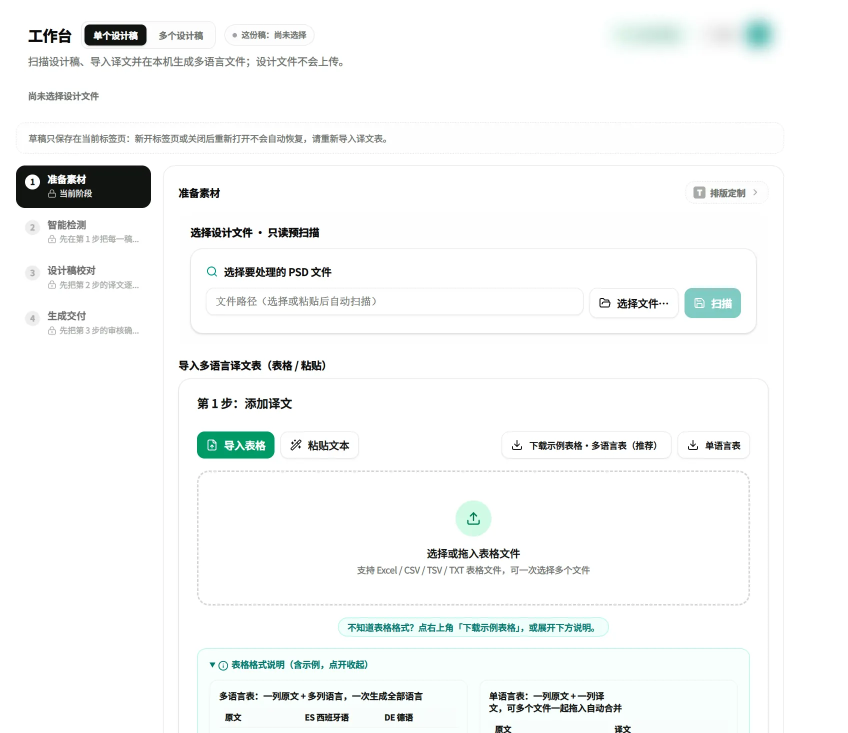
#> input picture 运营/tuyigf-v12-complete-package/图译工坊-V12/assets/01-prepare.webp, 1695 x 1466 px, given in place of image.png, which was not available (shown at 1/2 size)
$ python prepare_assets.py
#> lines starting #> are read from the running program, lines starting #| are printed output that depends on the picture
from PIL import Image, ImageFilter, ImageDraw
from pathlib import Path
import shutil
base=Path('/mnt/data/tuyigf-v12')
assets=base/'assets'; assets.mkdir(exist_ok=True)
files=[Path('/mnt/data/image.png'), *(base/'source'/f'image{n}.png' for n in ['', '_2','_3','_4','_5'])]
labels=['01-prepare','02-typography','03-inspection','04-reconcile','05-delivery','06-batch']
# Boxes that contain account balances, internal domains, workstation paths and identifiable project file names.
regions={
0:[(1205,0,1685,139)],
1:[],
2:[],
3:[(0,0,1210,86),(274,785,1080,880),(280,910,1000,1008)],
4:[(0,37,1260,128)],
5:[(25,238,1530,316),(40,322,1050,385),(456,729,1730,800),(42,825,421,1310),(486,865,1480,895),(20,590,410,840),(440,655,1250,715)]
}
for i,(f,lab) in enumerate(zip(files,labels)):
    img=Image.open(f).convert('RGB')
#> img is the input picture: PIL image 1695x1466 RGB; mean R, G, B 245.5, 247.4, 246.9
    for xy in regions[i]:
        x0,y0,x1,y1=xy
        x1=min(x1,img.width);y1=min(y1,img.height)
        part=img.crop((x0,y0,x1,y1)).filter(ImageFilter.GaussianBlur(16))
        img.paste(part,(x0,y0))
#> this loop made 1 pass
#> pass 1, `part=img.crop((x0,y0,x1,y1)).filter(ImageFilter.GaussianBlur(16))`:
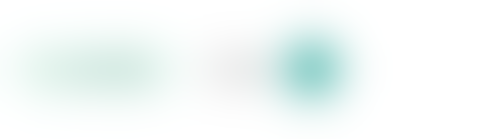
#> part: PIL image 480x139 RGB; mean R, G, B 242.9, 249.5, 248.2
    img.save(assets/(lab+'.webp'),format='WEBP',quality=78,method=6)
#> (the run stopped early here; a loop or call above may not have finished)

$ run again, on 运营/tuyigf-v12-complete-package/图译工坊-V12/assets/06-batch.webp
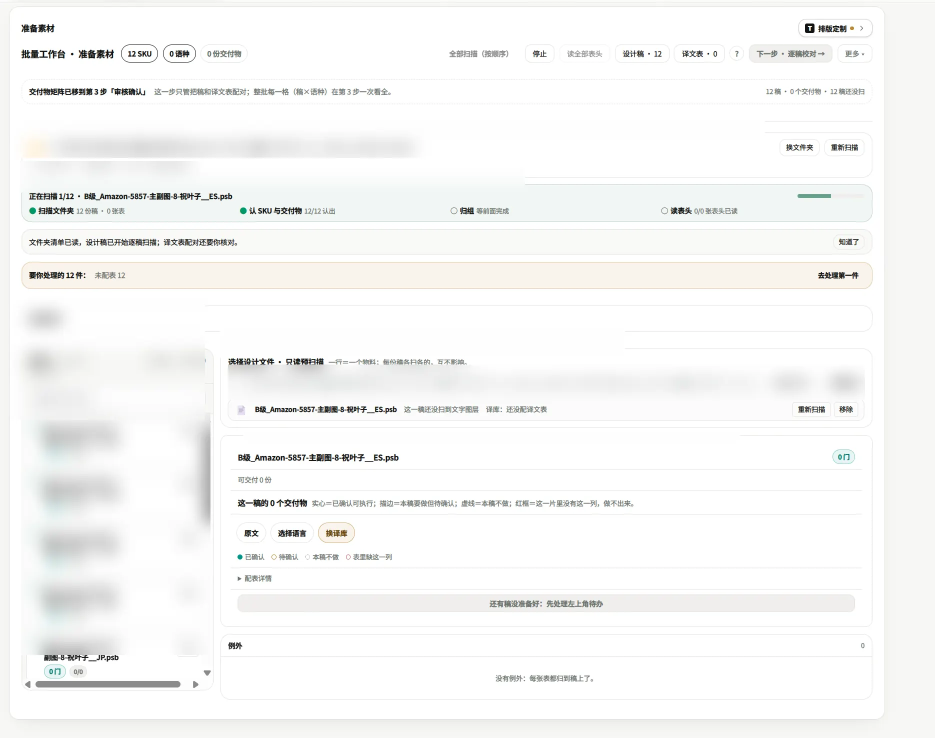
#> input picture 运营/tuyigf-v12-complete-package/图译工坊-V12/assets/06-batch.webp, 1869 x 1476 px, given in place of image.png, which was not available (shown at 1/2 size)
#> img is the input picture: PIL image 1869x1476 RGB; mean R, G, B 246.9, 247.1, 246.3
#> the loop `for xy in regions[i]:` made 1 pass
#> pass 1, `part=img.crop((x0,y0,x1,y1)).filter(ImageFilter.GaussianBlur(16))`:
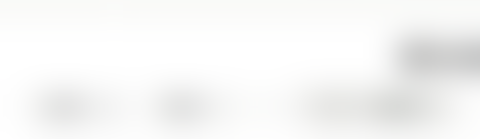
#> part: PIL image 480x139 RGB; mean R, G, B 246, 246.1, 245.5
